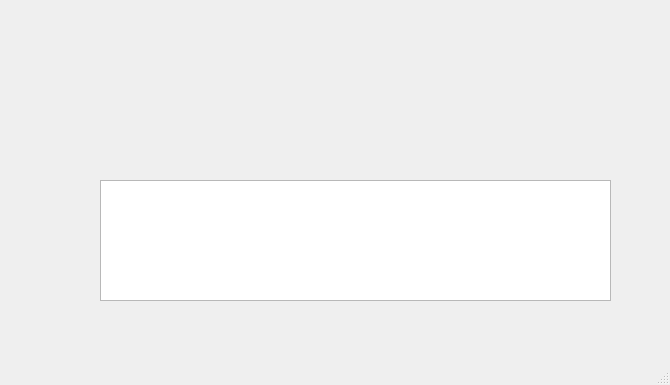
<?xml version="1.0" encoding="UTF-8"?>
<ui version="4.0">
 <class>MainWindow</class>
 <widget class="QMainWindow" name="MainWindow">
  <property name="geometry">
   <rect>
    <x>0</x>
    <y>0</y>
    <width>670</width>
    <height>385</height>
   </rect>
  </property>
  <property name="minimumSize">
   <size>
    <width>670</width>
    <height>385</height>
   </size>
  </property>
  <property name="maximumSize">
   <size>
    <width>670</width>
    <height>385</height>
   </size>
  </property>
  <property name="windowTitle">
   <string>MainWindow</string>
  </property>
  <widget class="QWidget" name="centralwidget">
   <widget class="QTextBrowser" name="textEditFormula">
    <property name="geometry">
     <rect>
      <x>100</x>
      <y>180</y>
      <width>511</width>
      <height>121</height>
     </rect>
    </property>
   </widget>
  </widget>
  <widget class="QMenuBar" name="menubar">
   <property name="geometry">
    <rect>
     <x>0</x>
     <y>0</y>
     <width>670</width>
     <height>22</height>
    </rect>
   </property>
  </widget>
  <widget class="QStatusBar" name="statusbar"/>
 </widget>
 <resources/>
 <connections/>
</ui>
